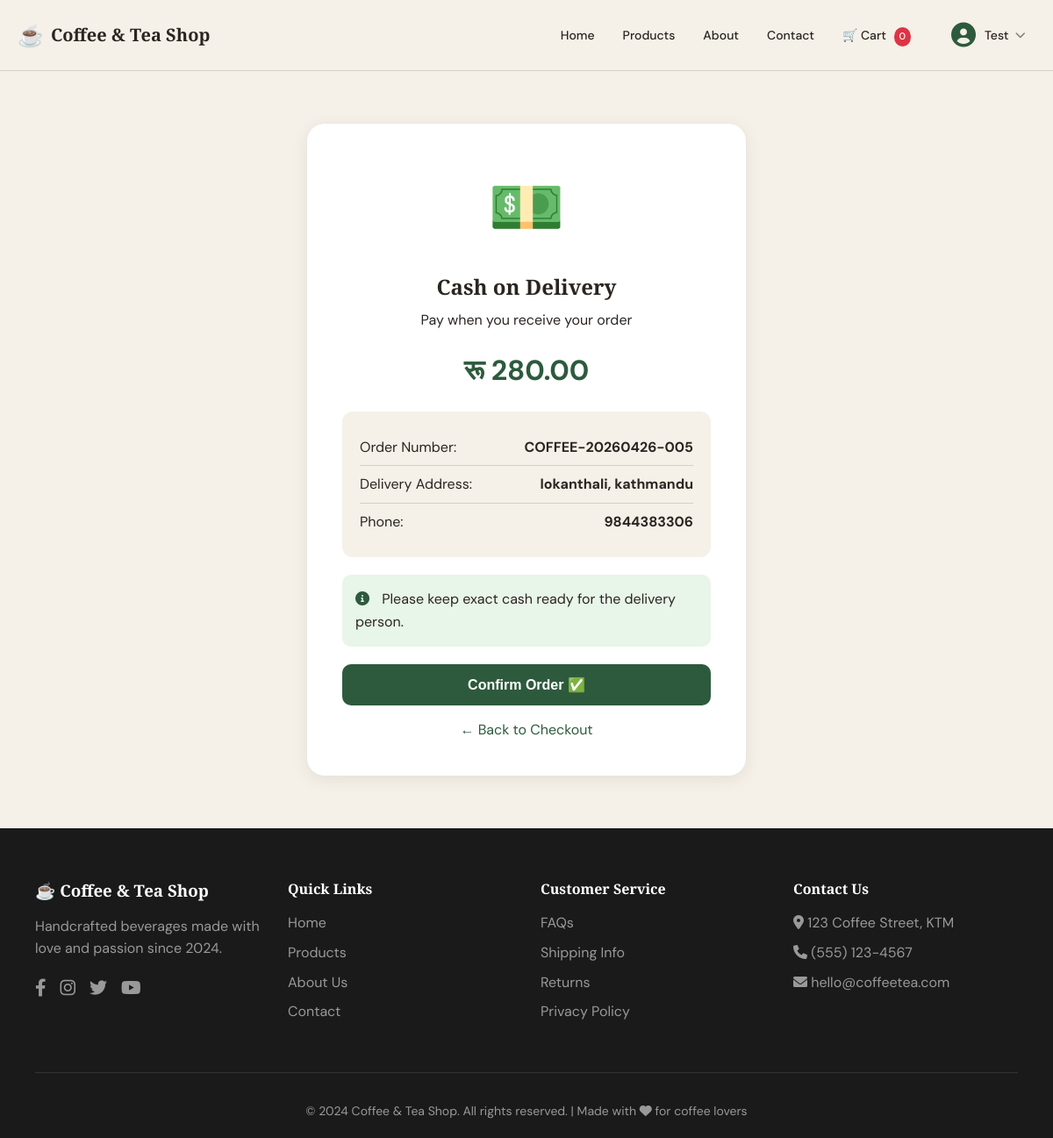
The app's page /orders/payment/cod/6/ (signed in) with its own data.
### apps/accounts/models.py (models this page shows, shortened)
class CustomUser(AbstractUser):
    phone_number = models.CharField(max_length=15, blank=True, null=True)
    address = models.TextField(blank=True, null=True)
    profile_picture = models.ImageField(upload_to='profile_pics/', blank=True, null=True)
    created_at = models.DateTimeField(auto_now_add=True)
    updated_at = models.DateTimeField(auto_now=True)
    class Meta:
        verbose_name = 'User'
        verbose_name_plural = 'Users'

### apps/orders/models.py (models this page shows, shortened)
class Order(models.Model):
    PAYMENT_METHODS = [
        ('cod', 'Cash on Delivery'),
        ('esewa', 'Esewa'),
        ('khalti', 'Khalti'),
        ('stripe', 'Credit/Debit Card'),
    ]
    STATUS_CHOICES = [
        ('pending', 'Pending Payment'),
        ('confirmed', 'Confirmed'),
        ('processing', 'Processing'),
        ('shipped', 'Shipped'),
        ('delivered', 'Delivered'),
        ('cancelled', 'Cancelled'),
    ]
    PAYMENT_STATUS = [
        ('pending', 'Pending'),
        ('paid', 'Paid'),
        ('failed', 'Failed'),
        ('refunded', 'Refunded'),
    ]
    user = models.ForeignKey(settings.AUTH_USER_MODEL, on_delete=models.CASCADE, null=True, blank=True)
    session_key = models.CharField(max_length=40, null=True, blank=True)
    order_number = models.CharField(max_length=20, unique=True, editable=False)
    full_name = models.CharField(max_length=200)
    email = models.EmailField()
    phone = models.CharField(max_length=15)
    address = models.TextField()
    city = models.CharField(max_length=100)
    postal_code = models.CharField(max_length=20, blank=True)
    total_amount = models.DecimalField(max_digits=10, decimal_places=2)
    delivery_charge = models.DecimalField(max_digits=10, decimal_places=2, default=0)
    discount = models.DecimalField(max_digits=10, decimal_places=2, default=0)
    grand_total = models.DecimalField(max_digits=10, decimal_places=2)
    payment_method = models.CharField(max_length=20, choices=PAYMENT_METHODS)
    payment_status = models.CharField(max_length=20, choices=PAYMENT_STATUS, default='pending')
    payment_id = models.CharField(max_length=200, blank=True, null=True)
    status = models.CharField(max_length=20, choices=STATUS_CHOICES, default='pending')
    notes = models.TextField(blank=True, null=True)
    ip_address = models.GenericIPAddressField(blank=True, null=True)
    created_at = models.DateTimeField(auto_now_add=True)
    updated_at = models.DateTimeField(auto_now=True)
    class Meta:
        ordering = ['-created_at']
        verbose_name = 'Order'
        verbose_name_plural = 'Orders'

### apps/orders/views.py (the view)
# urls.py: path('payment/cod/<int:order_id>/', views.cod_payment, name='cod_payment'),
@login_required
def cod_payment(request, order_id):
    order = get_object_or_404(Order, id=order_id, user=request.user)
    return render(request, 'orders/payment/cod.html', {'order': order})

### apps/cart/context_processors.py (called while the page is built)
def get_cart(request):
    if request.user.is_authenticated:
        cart, created = Cart.objects.get_or_create(user=request.user)
    else:
        if not request.session.session_key:
            request.session.create()
        cart, created = Cart.objects.get_or_create(session_key=request.session.session_key)
    return cart

def cart_count(request):
    try:
        cart = get_cart(request)
        return {'cart_total_items': cart.get_total_items()}
    except:
        return {'cart_total_items': 0}

### apps/cart/models.py (called while the page is built)
    def get_total_items(self):
        return sum(item.quantity for item in self.items.all())

### apps/orders/templates/orders/payment/cod.html (shortened to what this page needs)
{% extends 'base.html' %}
{% load static %}
{% block content %}
<section class="payment-page">
  <div class="payment-container">
    <div class="payment-card">
      <div class="payment-icon">💵</div>
      <h2>Cash on Delivery</h2>
      <p>Pay when you receive your order</p>
      <div class="amount">
        रू {{ order.grand_total|floatformat:2 }}
      </div>
      <div class="order-details">
        <div class="detail-row">
          <span>Order Number:</span>
          <strong>{{ order.order_number }}</strong>
        </div>
        <div class="detail-row">
          <span>Delivery Address:</span>
          <strong>{{ order.address }}, {{ order.city }}</strong>
        </div>
        <div class="detail-row">
          <span>Phone:</span>
          <strong>{{ order.phone }}</strong>
        </div>
      </div>
      <div class="info-box">
        <i class="fas fa-info-circle"></i>
        Please keep exact cash ready for the delivery person.
      </div>
      <form method="post" action="{% url 'orders:order_success' order.id %}">
        <button type="submit" class="confirm-btn">Confirm Order ✅</button>
      </form>
      <a href="{% url 'orders:checkout' %}" class="back-link">← Back to Checkout</a>
    </div>
  </div>
</section>
{% endblock %}

### templates/base.html (shortened to what this page needs)
{% load static %}
<!DOCTYPE html>
<html lang="en">
<head>
  <link rel="stylesheet" href="{% static 'css/styles.css' %}" />
  <link rel="stylesheet" href="https://cdnjs.cloudflare.com/ajax/libs/font-awesome/6.0.0-beta3/css/all.min.css">
</head>
<body>
  <nav class="navbar desktop-nav">
    <div class="nav-container">
      <a href="/" class="navbar-brand">
        <span class="brand-icon">☕</span>
        <span class="brand-text">Coffee &amp; Tea Shop</span>
      </a>
      <ul class="navbar-links">
        <li><a href="/" class="{% block home_active %}{% endblock %}">Home</a></li>
        <li><a href="/products/" class="{% block products_active %}{% endblock %}">Products</a></li>
        <li><a href="/about/" class="{% block about_active %}{% endblock %}">About</a></li>
        <li><a href="/contact/" class="{% block contact_active %}{% endblock %}">Contact</a></li>
        <li><a href="/cart/">🛒 Cart <span id="cartCountDesktop" class="cart-count">0</span></a></li>
        {% if user.is_authenticated %}
          <li class="dropdown">
            <a href="#" class="dropdown-toggle" id="userDropdown" onclick="toggleDropdown(event)">
              <div class="user-avatar">
                {% if user.profile_picture %}
                  <img src="{{ user.profile_picture.url }}" alt="{{ user.username }}" class="avatar-img">
                {% else %}
                  <i class="fas fa-user-circle"></i>
                {% endif %}
              </div>
              <span class="username">{{ user.first_name|default:user.username }}</span>
              <i class="fas fa-chevron-down"></i>
            </a>
          </li>
        {% else %}
          <li><a href="{% url 'accounts:login' %}" class="login-nav-btn">Login</a></li>
        {% endif %}
      </ul>
    </div>
  </nav>
  <main>
    {% block content %}
    {% endblock %}
  </main>
  <footer class="footer">
    <div class="container">
      <div class="footer-grid">
        <div class="footer-about">
          <h3>☕ Coffee & Tea Shop</h3>
          <p>Handcrafted beverages made with love and passion since 2024.</p>
          <div class="social-links">
            <a href="#"><i class="fab fa-facebook-f"></i></a>
            <a href="#"><i class="fab fa-instagram"></i></a>
            <a href="#"><i class="fab fa-twitter"></i></a>
            <a href="#"><i class="fab fa-youtube"></i></a>
          </div>
        </div>
        <div class="footer-links">
          <h4>Quick Links</h4>
          <ul>
            <li><a href="/">Home</a></li>
            <li><a href="/products/">Products</a></li>
            <li><a href="/about/">About Us</a></li>
            <li><a href="/contact/">Contact</a></li>
          </ul>
        </div>
        <div class="footer-links">
          <h4>Customer Service</h4>
          <ul>
            <li><a href="#">FAQs</a></li>
            <li><a href="#">Shipping Info</a></li>
            <li><a href="#">Returns</a></li>
            <li><a href="#">Privacy Policy</a></li>
          </ul>
        </div>
        <div class="footer-contact">
          <h4>Contact Us</h4>
          <ul>
            <li><i class="fas fa-map-marker-alt"></i> 123 Coffee Street, KTM</li>
            <li><i class="fas fa-phone"></i> (555) 123-4567</li>
            <li><i class="fas fa-envelope"></i> hello@coffeetea.com</li>
          </ul>
        </div>
      </div>
      <div class="footer-bottom">
        <p>&copy; 2024 Coffee & Tea Shop. All rights reserved. | Made with <i class="fas fa-heart"></i> for coffee lovers</p>
      </div>
    </div>
  </footer>
</body>
</html>

### static/css/styles.css (style rules this page uses)
:root { --bg: #f5f0e8; --fg: #2a2520; --primary: #2d5a3d; --primary-dark: #1e3d28; --primary-light: #4a7a5a; --primary-fg: #f5f0e8; --card-bg: #faf8f5; --muted: #8a7e72; --border: #d9cfc2; --accent: #c4a27a; --shadow: 0 4px 20px rgba(0,0,0,0.08); --shadow-hover: 0 8px 30px rgba(0,0,0,0.12); }
* { margin: 0; padding: 0; box-sizing: border-box; }
body { font-family: 'DM Sans', sans-serif; background: var(--bg); color: var(--fg); line-height: 1.6; }
h1, h2, h3, h4 { font-family: 'Playfair Display', serif; font-weight: 700; line-height: 1.2; }
.container { max-width: 1200px; margin: 0 auto; padding: 0 20px; }
.navbar { background: var(--bg); border-bottom: 1px solid var(--border); position: sticky; top: 0; z-index: 100; backdrop-filter: blur(10px); }
.nav-container { max-width: 1200px; margin: 0 auto; padding: 1rem 20px; display: flex; justify-content: space-between; align-items: center; }
.navbar-brand { display: flex; align-items: center; gap: 8px; font-family: 'Playfair Display', serif; font-size: 1.25rem; font-weight: 700; color: var(--fg); text-decoration: none; }
.brand-icon { font-size: 1.5rem; }
.navbar-links { display: flex; gap: 2rem; list-style: none; align-items: center; }
.navbar-links a { font-size: 0.875rem; font-weight: 500; color: var(--fg); text-decoration: none; transition: color 0.2s; }
.dropdown { position: relative; display: inline-block; }
.dropdown-toggle { display: flex; align-items: center; gap: 8px; cursor: pointer; padding: 8px 12px; border-radius: 40px; transition: all 0.3s; text-decoration: none; color: var(--fg); }
.user-avatar { width: 32px; height: 32px; border-radius: 50%; overflow: hidden; display: flex; align-items: center; justify-content: center; }
.user-avatar i { font-size: 28px; color: var(--primary); }
.username { font-size: 14px; font-weight: 500; color: var(--fg); }
.dropdown-toggle i.fa-chevron-down { font-size: 12px; color: var(--muted); transition: transform 0.3s; }
.cart-count { display: inline-block; background: #dc3545; color: white; border-radius: 50%; padding: 2px 6px; font-size: 11px; margin-left: 5px; min-width: 18px; text-align: center; }
.footer { background: #1a1a1a; color: #999; padding: 60px 20px 20px; }
.footer-grid { display: grid; grid-template-columns: repeat(4, 1fr); gap: 2rem; margin-bottom: 3rem; }
.footer-about h3 { color: white; margin-bottom: 1rem; }
.footer-about p { margin-bottom: 1rem; }
.social-links { display: flex; gap: 1rem; }
.social-links a { color: #999; text-decoration: none; font-size: 1.25rem; transition: color 0.3s; }
.footer-links h4, .footer-contact h4 { color: white; margin-bottom: 1rem; }
.footer-links ul, .footer-contact ul { list-style: none; }
.footer-links li, .footer-contact li { margin-bottom: 0.5rem; }
.footer-links a { color: #999; text-decoration: none; transition: color 0.3s; }
.footer-contact li { color: #999; }
.footer-bottom { text-align: center; padding-top: 2rem; border-top: 1px solid #333; font-size: 0.875rem; }

### apps/orders/templates/orders/payment/cod.html (style rules this page uses)
.payment-page { padding: 60px 20px; background: var(--bg); min-height: calc(100vh - 300px); display: flex; align-items: center; justify-content: center; }
.payment-container { max-width: 500px; width: 100%; }
.payment-card { background: white; border-radius: 20px; padding: 40px; text-align: center; box-shadow: var(--shadow); }
.payment-icon { font-size: 70px; margin-bottom: 20px; }
.payment-card h2 { margin-bottom: 10px; color: var(--fg); }
.amount { font-size: 2rem; font-weight: 700; color: var(--primary); margin: 20px 0; }
.order-details { background: var(--bg); border-radius: 12px; padding: 20px; text-align: left; margin: 20px 0; }
.detail-row { display: flex; justify-content: space-between; padding: 8px 0; border-bottom: 1px solid var(--border); }
.detail-row:last-child { border-bottom: none; }
.info-box { background: #e8f5e9; padding: 15px; border-radius: 10px; margin: 20px 0; text-align: left; }
.info-box i { color: var(--primary); margin-right: 10px; }
.confirm-btn { width: 100%; padding: 14px; background: var(--primary); color: white; border: none; border-radius: 10px; font-size: 1rem; font-weight: 600; cursor: pointer; transition: all 0.3s; }
.back-link { display: block; text-align: center; margin-top: 15px; color: var(--primary); text-decoration: none; }

### records on screen
CustomUser: first_name "Test"
Order: grand_total "280.00", order_number "COFFEE-20260426-005", address "lokanthali", city "kathmandu", phone "9844383306"
